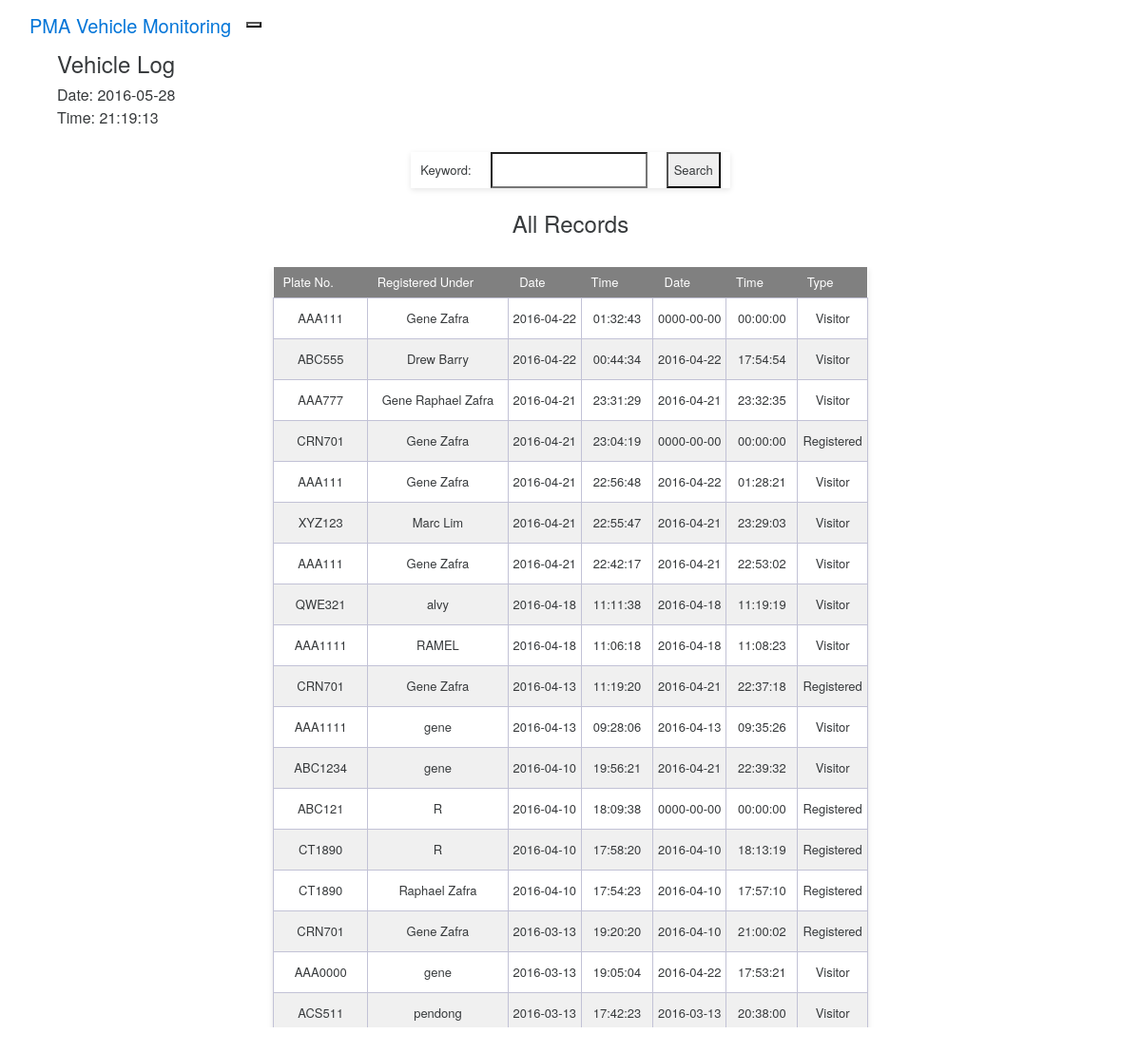
Screenshot of /pma-vrmsClient/samplesort.php (signed in) with the database file from the repository.
### tables this page shows
CREATE TABLE IF NOT EXISTS `client_log` (
  `tid` int(11) NOT NULL AUTO_INCREMENT,
  `plateNum` varchar(7) NOT NULL,
  `owner` varchar(50) NOT NULL,
  `dateIn` date NOT NULL,
  `timein` time NOT NULL,
  `dateOut` date NOT NULL,
  `timeout` time NOT NULL,
  `type` varchar(15) NOT NULL,
  `licenseNo` varchar(11) NOT NULL,
  `details` varchar(300) NOT NULL,
  `flag` int(11) NOT NULL,
  `vid` varchar(10) NOT NULL,
  `pIN` varchar(50) NOT NULL,
  `pOUT` varchar(50) NOT NULL,
  PRIMARY KEY (`tid`)
);

### pma-vrmsClient/samplesort.php (the view, shortened to what this page needs)
<?php
	$d = date("Y-m-d");
	$t = date("H:i:s");
	require_once('connect.php');
	$query1 = "SELECT * FROM client_log ORDER BY tid desc";
	$results = mysqli_query($conn, $query1);
	$sr = "All Records";
?>
<!DOCTYPE html>
<html>
	<head>
		<link href='index.css' rel='stylesheet' type='text/css' />
		<link href='format.css' rel='stylesheet' type='text/css' />
		<link href='ext/bootstrap/css/bootstrap.min.css' rel='stylesheet' type='text/css' />
		<link rel="stylesheet" type="text/css" href="clientcss/tablesort.css">
	</head>
	<body>
		<?php include('client_header.php'); ?>
		<div class="panel panel-default panel-border">
		<div class="panel-heading">
			<h4>Vehicle Log</h4>Date: <?php echo $d . "<br>Time: " . $t; ?>
		</div>
		<div class='container'>
			<div class='row'>
				<div class='col-md-12' align="center">
					<br>
					<form method="POST" action="" id="samplesort.php">
						<table id="search">
							<tr><td>Keyword: </td><td><input type="text" name="keyword" /></td>
							<td colspan="2"><button type="submit" form="samplesort.php">
								<span class="glyphicon glyphicon-search"> Search</span>
								</button></td></tr>
						</table>
					</form>
					<br>
					<h4> <?php echo $sr; ?></h4>
					<br/>
					<div id="view" style="overflow-y:auto;">
					<?php
									echo "<table align='center' class='table-sort table-sort-search'><thead><tr><th class='table-sort'>Plate No. </th><th class='table-sort'>Registered Under</th><th class='table-sort'>Date</th><th class='table-sort'>Time</th><th class='table-sort'>Date</th><th class='table-sort'>Time</th><th class='table-sort'>Type</th></thead></tr>";
									if(mysqli_num_rows($results) >= 1){
										while($row = mysqli_fetch_assoc($results)){
											$a = $row['plateNum'];
											$b = $row['owner'];
											$c = $row['dateIn'];
											$d = $row['timein'];
											$e = $row['dateOut'];
											$f = $row['timeout'];
											$g = $row['type'];
											echo "<tr><td class='col'> " . $a . "</td><td class='col'>" . $b . "</td><td class='col'>" . $c . "</td><td class='col'>" . $d ."</td><td class='col'>" . $e ."</td><td class='col'>" . $f. "</td><td class='col'>" . $g."</td></tr>";
									}
									echo "</table>";
									}else{
										echo "<br> No Records.";
									}
						?>
						</div>
				</div>
			</div>
		</div>
		<br/>
		</div>
		</body>
</html>

### pma-vrmsClient/index.css (style rules this page uses)
.panel-border { margin-left:5%; margin-right:5%; }

### pma-vrmsClient/format.css (style rules this page uses)
td { text-align: center; padding: 5px; word-wrap: break-word; }
td.col { text-align: center; border: 1px solid #c2c2d6; padding: 5px; word-wrap: break-word; }
table { table-layout: fixed; }
#view { align: center; height: 800px; }

### pma-vrmsClient/clientcss/tablesort.css (style rules this page uses)
table { width : 100% margin-bottom : 10px; border-collapse : collapse; background : #fff; box-shadow : 0 2px 6px rgba(0,0,0,0.1); table-layout : fixed; }
td { word-wrap: break-word; }
th { font-weight : 300; color : #fff; background-image : -webkit-linear-gradient(bottom,rgb(128,128,128), rgb(128,128,128) ); background-image : -moz-linear-gradient(bottom,rgb(128,128,128), rgb(128,128,128) ); background-image : -ms-linear-gradient(bottom,rgb(128,128,128), rgb(128,128,128) ); background-image : linear-gradient(bottom,rgb(128,128,128), rgb(128,128,128) ); -webkit-transition : all 0.3s; -moz-transition : all 0.3s; -ms-transition : all 0.3s; -o-transition : all 0.3s; transition : all 0.3s; }
td,th { padding : 0 10px; font-size : 13px; line-height : 32px; white-space: normal; }
tbody tr:nth-child(even) { background: rgb(240, 240, 240); }
th.table-sort { padding-right : 36px; text-align : center; cursor : pointer; }
th { padding-right : 36px; text-align : center; cursor : pointer; }

### rows the page displays
client_log: plateNum "AAA111", owner "Gene Zafra", dateIn "2016-04-22", timein "01:32:43", dateOut "0000-00-00", timeout "00:00:00", type "Visitor"
client_log: plateNum "ABC555", owner "Drew Barry", dateIn "2016-04-22", timein "00:44:34", dateOut "2016-04-22", timeout "17:54:54", type "Visitor"
client_log: plateNum "AAA777", owner "Gene Raphael Zafra", dateIn "2016-04-21", timein "23:31:29", dateOut "2016-04-21", timeout "23:32:35", type "Visitor"
client_log: plateNum "CRN701", owner "Gene Zafra", dateIn "2016-04-21", timein "23:04:19", dateOut "0000-00-00", timeout "00:00:00", type "Registered"
client_log: plateNum "AAA111", owner "Gene Zafra", dateIn "2016-04-21", timein "22:56:48", dateOut "2016-04-22", timeout "01:28:21", type "Visitor"
client_log: plateNum "XYZ123", owner "Marc Lim", dateIn "2016-04-21", timein "22:55:47", dateOut "2016-04-21", timeout "23:29:03", type "Visitor"
client_log: plateNum "AAA111", owner "Gene Zafra", dateIn "2016-04-21", timein "22:42:17", dateOut "2016-04-21", timeout "22:53:02", type "Visitor"
client_log: plateNum "QWE321", owner "alvy", dateIn "2016-04-18", timein "11:11:38", dateOut "2016-04-18", timeout "11:19:19", type "Visitor"
client_log: plateNum "AAA1111", owner "RAMEL", dateIn "2016-04-18", timein "11:06:18", dateOut "2016-04-18", timeout "11:08:23", type "Visitor"
client_log: plateNum "CRN701", owner "Gene Zafra", dateIn "2016-04-13", timein "11:19:20", dateOut "2016-04-21", timeout "22:37:18", type "Registered"
client_log: plateNum "AAA1111", owner "gene", dateIn "2016-04-13", timein "09:28:06", dateOut "2016-04-13", timeout "09:35:26", type "Visitor"
client_log: plateNum "ABC1234", owner "gene", dateIn "2016-04-10", timein "19:56:21", dateOut "2016-04-21", timeout "22:39:32", type "Visitor"
client_log: plateNum "ABC121", owner "R", dateIn "2016-04-10", timein "18:09:38", dateOut "0000-00-00", timeout "00:00:00", type "Registered"
client_log: plateNum "CT1890", owner "R", dateIn "2016-04-10", timein "17:58:20", dateOut "2016-04-10", timeout "18:13:19", type "Registered"
client_log: plateNum "CT1890", owner "Raphael Zafra", dateIn "2016-04-10", timein "17:54:23", dateOut "2016-04-10", timeout "17:57:10", type "Registered"
client_log: plateNum "CRN701", owner "Gene Zafra", dateIn "2016-03-13", timein "19:20:20", dateOut "2016-04-10", timeout "21:00:02", type "Registered"
client_log: plateNum "AAA0000", owner "gene", dateIn "2016-03-13", timein "19:05:04", dateOut "2016-04-22", timeout "17:53:21", type "Visitor"
client_log: plateNum "ACS511", owner "pendong", dateIn "2016-03-13", timein "17:42:23", dateOut "2016-03-13", timeout "20:38:00", type "Visitor"

### other values shown
$d "2016-05-28"
$sr "All Records"
